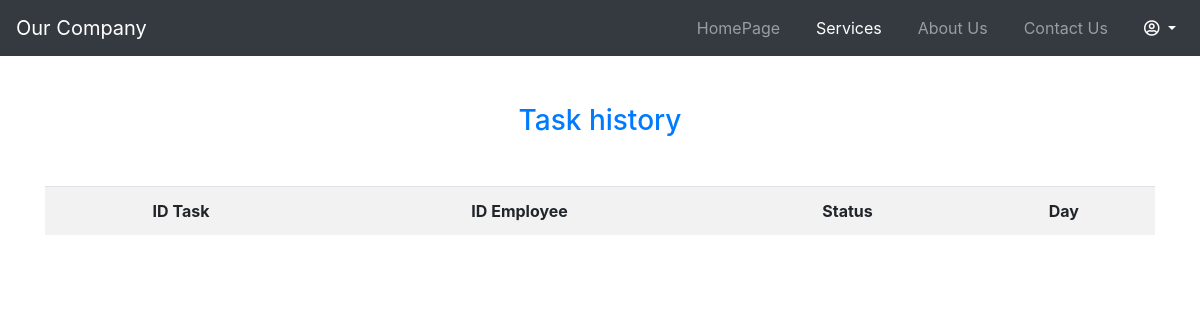
/nhanvien/task_history.php (signed in), run on an earlier commit of the app's database.
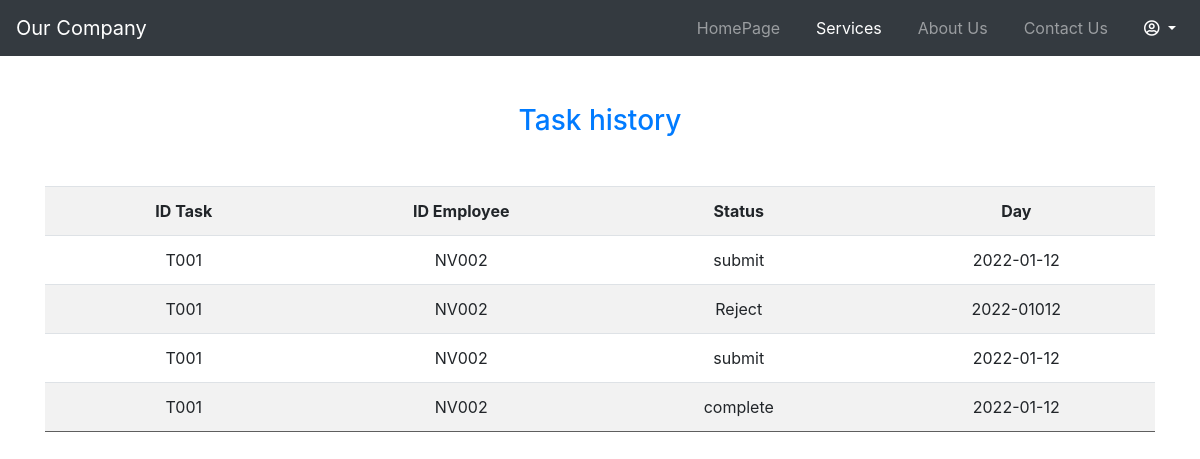
And on a later commit of the database.
### tables this page shows
CREATE TABLE `reject` (
  `id` int(11) NOT NULL,
  `idtask` varchar(255) NOT NULL,
  `idnv` varchar(255) NOT NULL,
  `status` varchar(255) DEFAULT NULL,
  `day` varchar(255) DEFAULT NULL,
  `count` int(11) DEFAULT NULL
);

### db.php (called while the page is built, shortened)
<?php
    function open_database() {
        $conn = new mysqli(HOST, USER, PASSWORD, DB);
        return $conn;
    }
	function get_employee_by_tentk($tentk){
        $conn = open_database();
		$sql = "SELECT * FROM employee WHERE username = ?";
		$stm = $conn->prepare($sql);
        $stm->bind_param('s', $tentk);
        if (!$stm->execute()){
            return array('code' => 1, 'message' => 'Không thể thực thi câu lệnh sql');
        }
		$result = $stm->get_result();
        $data = array();
        while($row = $result->fetch_assoc())
		{
            $data[] = $row;
        }
        return array('code'=>0, 'data'=>$data);
    }
    function get_history_task($id){
        $sql = "SELECT * FROM reject where idnv=?";
        $conn = open_database();
        $stm = $conn->prepare($sql);
        $stm->bind_param('s', $id);
        if (!$stm->execute()){
            return array('code' => 1, 'message' => 'Không thể thực thi câu lệnh sql');
        }
        $result = $stm->get_result();
        $data = array();
        while($row = $result->fetch_assoc())
		{
            $data[] = $row;
        }
        return array('code' => 0, 'message'=>'thành công','data'=>$data);
    }
?>

### nhanvien/task_history.php (the view, shortened to what this page needs)
<?php
	require_once('../db.php');
	$tentk = $_SESSION['user'];
	$result = get_employee_by_tentk($tentk);
	$data = $result['data'];
	foreach ($data as $item){
		$idnv = $item['idnv'];
	}
?>
<!DOCTYPE html>
<html lang="en">
<head>
	<link rel="stylesheet" href="https://maxcdn.bootstrapcdn.com/bootstrap/4.5.2/css/bootstrap.min.css">
	<link rel="stylesheet" href="https://cdnjs.cloudflare.com/ajax/libs/font-awesome/5.15.1/css/all.min.css" />
	<link rel="stylesheet" href="../style.css">
</head>
<body>
    <nav class="navbar navbar-expand-md bg-dark navbar-dark">
                <a class="navbar-brand" href="#">Our Company</a>
                <div class="collapse navbar-collapse" id="collapsibleNavbar">
                    <ul class="navbar-nav ml-auto">
                        <li class="nav-item">
                            <a class="nav-link" href="tacvunhanvien.php">HomePage</a>
                        </li>
						<li class="nav-item active">
                            <a class="nav-link" href="#" >Services</a>
                        </li>
                        <li class="nav-item">
                            <a class="nav-link" href="about.html">About Us</a>
                        </li>
                        <li class="nav-item">
                            <a class="nav-link" href="contact.html">Contact Us</a>
                        </li>
						<li class="nav-item" style = "cursor: pointer;">
							<div class="dropdown">
								<a class="dropdown-toggle nav-link" id="dropdownMenuButton" data-toggle="dropdown" data-display="static" aria-haspopup="true" aria-expanded="false" style="color: white;">
									<span><i class="far fa-user-circle"></i></span>
								</a>
							</div>
                        </li>
                    </ul>
                </div>
        </nav>
	<div class="container">
		<div style="overflow-x:auto;" class="mt-5">
			<h3 class="text-center mb-5 text-primary">Task history</h3>
			<table cellpadding="10" cellspacing="10" border="0" style="border-collapse: collapse; margin: auto" class="table table-striped">
				<tr class="header">
					<td>ID Task</td>
					<td>ID Employee</td>
					<td>Status</td>
					<td>Day</td>
				</tr>
				<?php
					$result = get_history_task($idnv);
					$data = $result['data'];
					foreach ($data as $item){
						$idtask = $item['idtask'];
						$idnv_history = $item['idnv'];
						$status = $item['status'];
						$day = $item['day'];
				?>
						<tr class="item">
							<td><?=$idtask?></td>
							<td><?=$idnv_history?></td>
							<td><?=$status?></td>
							<td><?=$day?></td>
						</tr>
				<?php
					}
				?>
			</table>
		</div>
	</div>
</body>
</html>

What changed in the data, as far as the page shows it:
added reject: idtask "T001", idnv "NV002", status "submit", day "2022-01-12"
added reject: idtask "T001", idnv "NV002", status "Reject", day "2022-01012"
added reject: idtask "T001", idnv "NV002", status "submit", day "2022-01-12"
added reject: idtask "T001", idnv "NV002", status "complete", day "2022-01-12"
